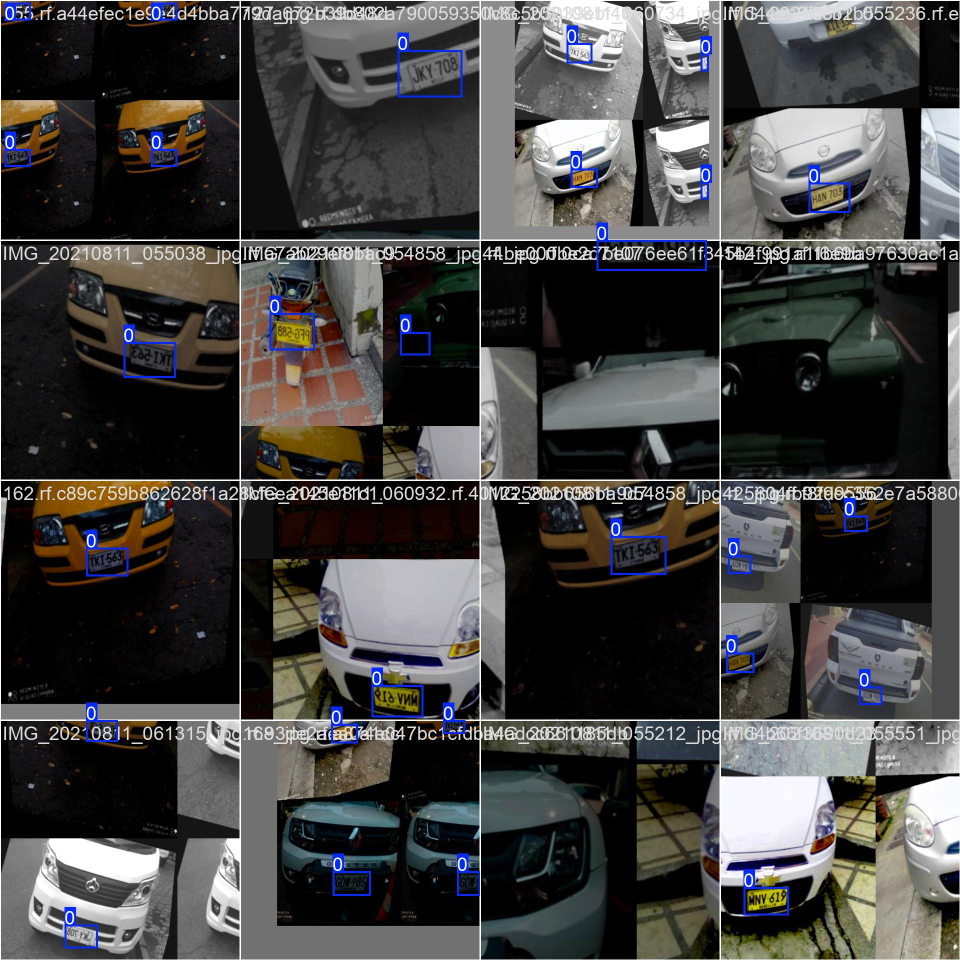
#> input picture runs/runs/detect/Localizacion placa colombiana yolov8n/train_batch0.jpg, 1920 x 1920 px (shown at 1/2 size)
$ python -i image_processing.py   (imports and definitions only)
#> lines starting #> are read from the running program, lines starting #| are printed output that depends on the picture; after the words box and inside, x2 and y2 are one past the last pixel; in counts of white or black regions, pixels touching at a corner belong together
#> further down, picture is the input picture: shape (1920, 1920, 3); mean B, G, R 66.2, 66.9, 67.8
import cv2
import numpy as np
import imutils
import matplotlib.pyplot as plt


class PlacaProcessor:
    """
    Clase para procesar imágenes de placas vehiculares. Permite detectar la placa,
    corregir la perspectiva y segmentar los caracteres.

    Atributos:
        img_size (int): Tamaño al que se redimensionarán los caracteres segmentados.
        debug (bool): Indica si se deben mostrar imágenes intermedias para depuración.
    """

    def __init__(self, img_size: int = 227, debug: bool = True):
        """
        Inicializa el procesador de placas.

        Args:
            img_size (int): Tamaño deseado de las imágenes de caracteres segmentados.
            debug (bool): Si es True, se mostrarán imágenes de depuración.
        """
        self.img_size = img_size
        self.debug = debug

    # [22 lines left out: function ordenar_puntos, not called in this run]

    def mostrar(self, img: np.ndarray, title: str = "", cmap=None) -> None:
        """
        Muestra una imagen utilizando Matplotlib si está habilitado el modo debug.

        Args:
            img (np.ndarray): Imagen a mostrar.
            title (str): Título de la imagen.
            cmap: Mapa de colores a usar (por ejemplo 'gray').
        """
        if self.debug:
            plt.figure(figsize=(10, 4))
            plt.title(title)
            if cmap:
                plt.imshow(img, cmap=cmap)
            else:
                plt.imshow(cv2.cvtColor(img, cv2.COLOR_BGR2RGB))
            plt.axis("off")
            plt.show()


    def detectar_y_corregir_placa(self, img: np.ndarray,
                                   width: int = 1280, height: int = 641) -> tuple[np.ndarray | None, np.ndarray | None]:
        """
        Detecta la región de una placa en la imagen y corrige su perspectiva.

        Args:
            img (np.ndarray): Imagen original BGR.
            width (int): Ancho deseado de la imagen corregida.
            height (int): Alto deseado de la imagen corregida.

        Returns:
            tuple: Imagen de la placa corregida y versión en escala de grises.
        """
#> called with width = 1280, height = 641
        hsv = cv2.cvtColor(img, cv2.COLOR_BGR2HSV)
#> hsv: shape (1920, 1920, 3); mean H, S, V 39.8, 52.6, 72.9
        gray = cv2.cvtColor(img, cv2.COLOR_BGR2GRAY)
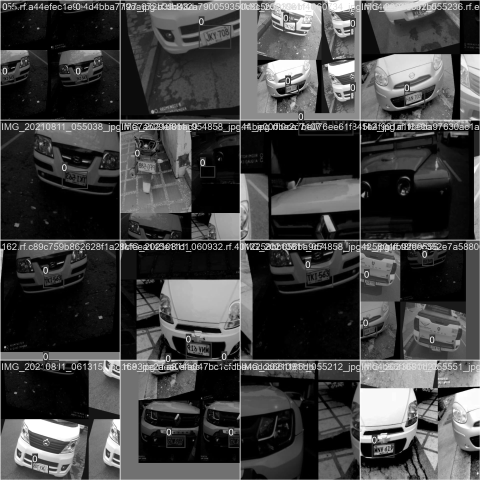
#> gray: shape (1920, 1920) (shown at 1/4 size); min 0, max 255, mean 67.1

        # Umbral para color amarillo típico de placas
        lower_yellow = np.array([15, 80, 80])
        upper_yellow = np.array([35, 255, 255])
        mask = cv2.inRange(hsv, lower_yellow, upper_yellow)
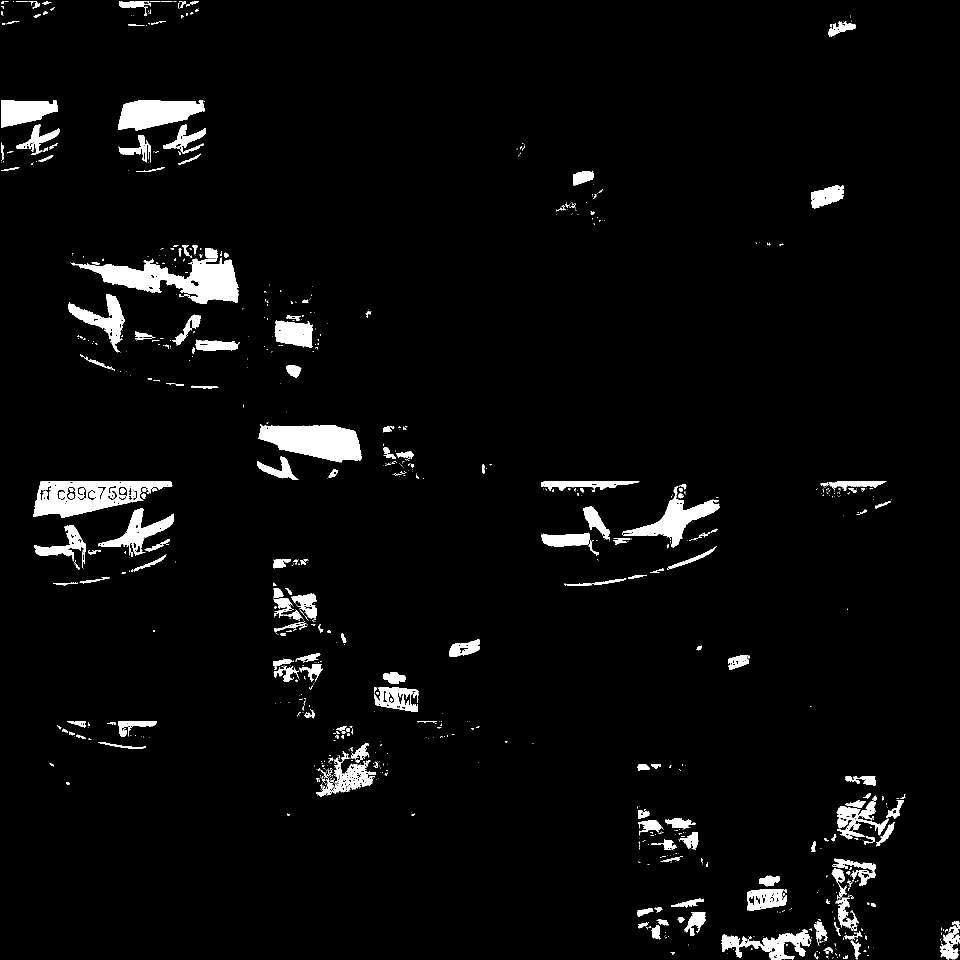
#> mask: shape (1920, 1920) (shown at 1/2 size); 3.8% white; 933 white regions (695 under 20 px), largest, box (x1, y1, x2, y2) and area: (152, 496, 476, 608) 14358, (67, 962, 345, 1036) 10871, (517, 848, 723, 925) 10825

        # Limpieza morfológica de la máscara
        kernel = cv2.getStructuringElement(cv2.MORPH_RECT, (5, 5))
        mask_clean = cv2.morphologyEx(mask, cv2.MORPH_CLOSE, kernel)
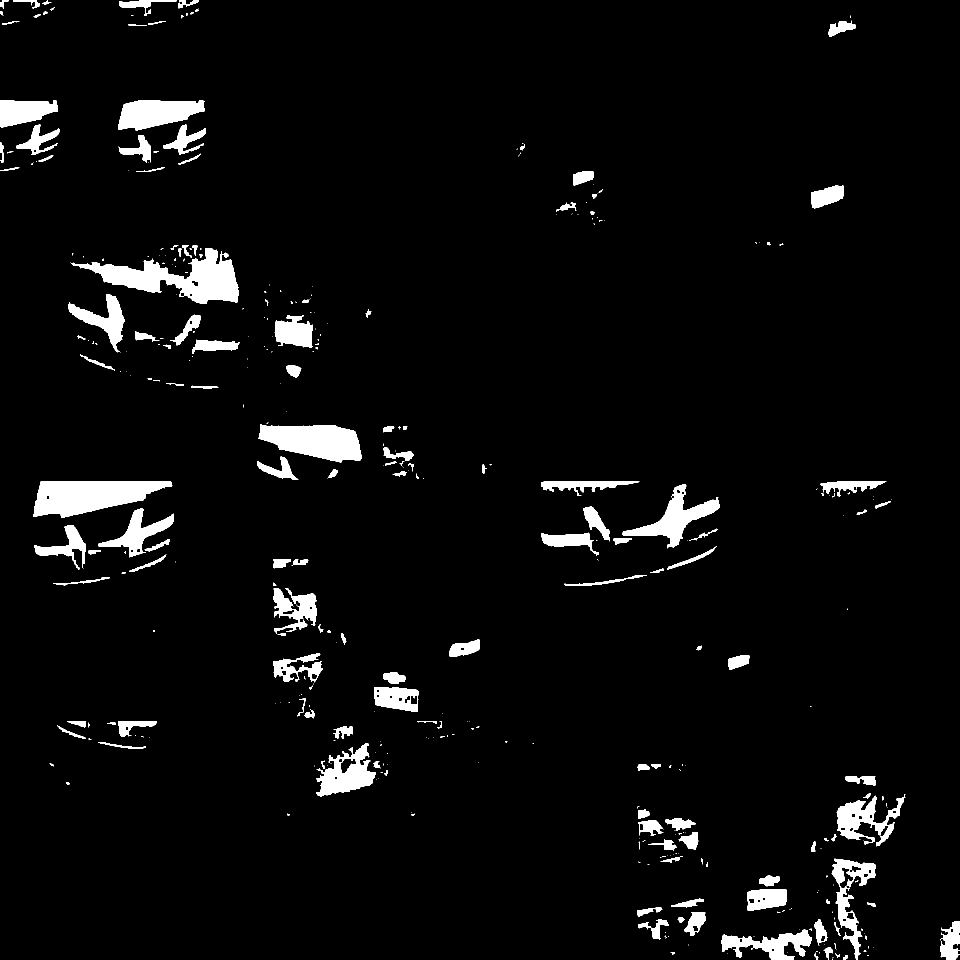
#> mask_clean: shape (1920, 1920) (shown at 1/2 size); 4.3% white; 395 white regions (234 under 20 px)
        self.mostrar(mask_clean, "Máscara Amarilla", cmap='gray')

        # Detección de contornos
        contours = imutils.grab_contours(
            cv2.findContours(mask_clean, cv2.RETR_EXTERNAL, cv2.CHAIN_APPROX_SIMPLE)
        )
#> contours = 395 contours, 263 with area under 20; largest, box (x1, y1, x2, y2) and area: (143, 496, 478, 608) 14782, (67, 962, 345, 1036) 13212, (517, 848, 723, 925) 10610, (236, 200, 410, 261) 7128, (1245, 968, 1439, 1097) 6764
        contours = sorted(contours, key=cv2.contourArea, reverse=True)[:10]
#> contours = 10 contours; largest, box (x1, y1, x2, y2) and area: (143, 496, 478, 608) 14782, (67, 962, 345, 1036) 13212, (517, 848, 723, 925) 10610, (236, 200, 410, 261) 7128, (1245, 968, 1439, 1097) 6764
        location = None

        for c in contours:
            approx = cv2.approxPolyDP(c, 0.02 * cv2.arcLength(c, True), True)
            x, y, w, h = cv2.boundingRect(approx)
            area = cv2.contourArea(c)
            aspect_ratio = w / float(h)
            rectangularidad = area / float(w * h)

            if rectangularidad >= 0.7 and len(approx) == 4 and 1.5 <= aspect_ratio <= 3.0:
                location = approx
                break
#> this loop made 10 passes
#> (x, y, w, h, area, aspect_ratio, rectangularidad) on passes 1, 3, 4, 5, 6, 7, 8, 9: (143, 497, 333, 107, 14782, 3.11, 0.415), (517, 850, 206, 75, 10610.5, 2.75, 0.687), (236, 202, 174, 58, 7128.5, 3, 0.706), (1245, 970, 193, 125, 6764.5, 1.54, 0.28), (632, 1487, 109, 101, 6460.5, 1.08, 0.587), (1674, 1588, 137, 104, 5310, 1.32, 0.373), (1669, 1717, 82, 203, 5238, 0.404, 0.315), (1444, 1859, 180, 61, 4762, 2.95, 0.434)

        if location is None:
            print("❌ No se encontró una placa.")
            return None, None

        # Transformación de perspectiva
        pts_src = self.ordenar_puntos(location.astype(np.int32))
        pts_dst = np.array([
            [0, 0],
            [width - 1, 0],
            [width - 1, height - 1],
            [0, height - 1]
        ], dtype="float32")

        M = cv2.getPerspectiveTransform(pts_src, pts_dst)
        warped = cv2.warpPerspective(img, M, (width, height))
        self.mostrar(warped, "Placa Corregida")

        return warped, gray


    # [46 lines left out: function segmentar_caracteres, not called in this run]

>>> import cv2
>>> picture = cv2.imread('runs/runs/detect/Localizacion placa colombiana yolov8n/train_batch0.jpg')
>>> result = PlacaProcessor().detectar_y_corregir_placa(picture)

$ run again, on runs/runs/detect/Localizacion placa colombiana yolov8n/train_batch1.jpg
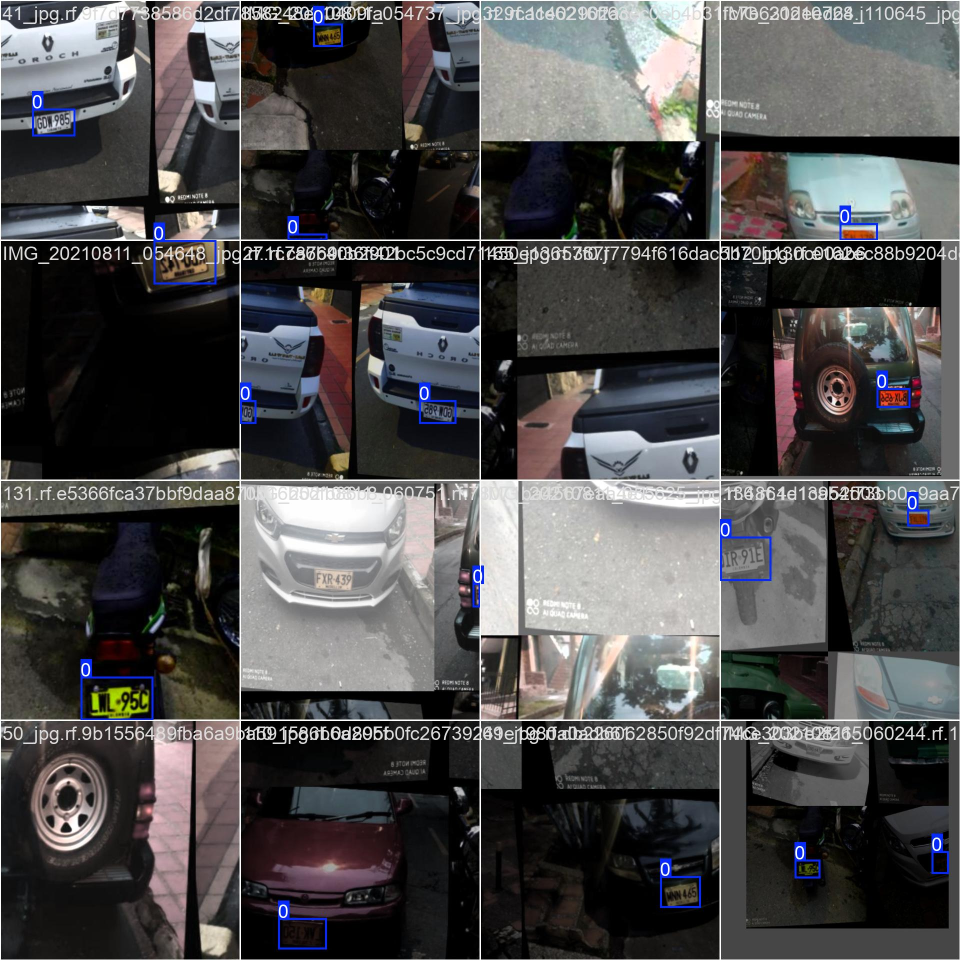
#> input picture runs/runs/detect/Localizacion placa colombiana yolov8n/train_batch1.jpg, 1920 x 1920 px (shown at 1/2 size)
#> picture is the input picture: shape (1920, 1920, 3); mean B, G, R 75.5, 74.9, 75.9
#> hsv: shape (1920, 1920, 3); mean H, S, V 51, 49.1, 81
#> in detectar_y_corregir_placa, `mask = cv2.inRange(hsv, lower_yellow, upper_yellow)`:
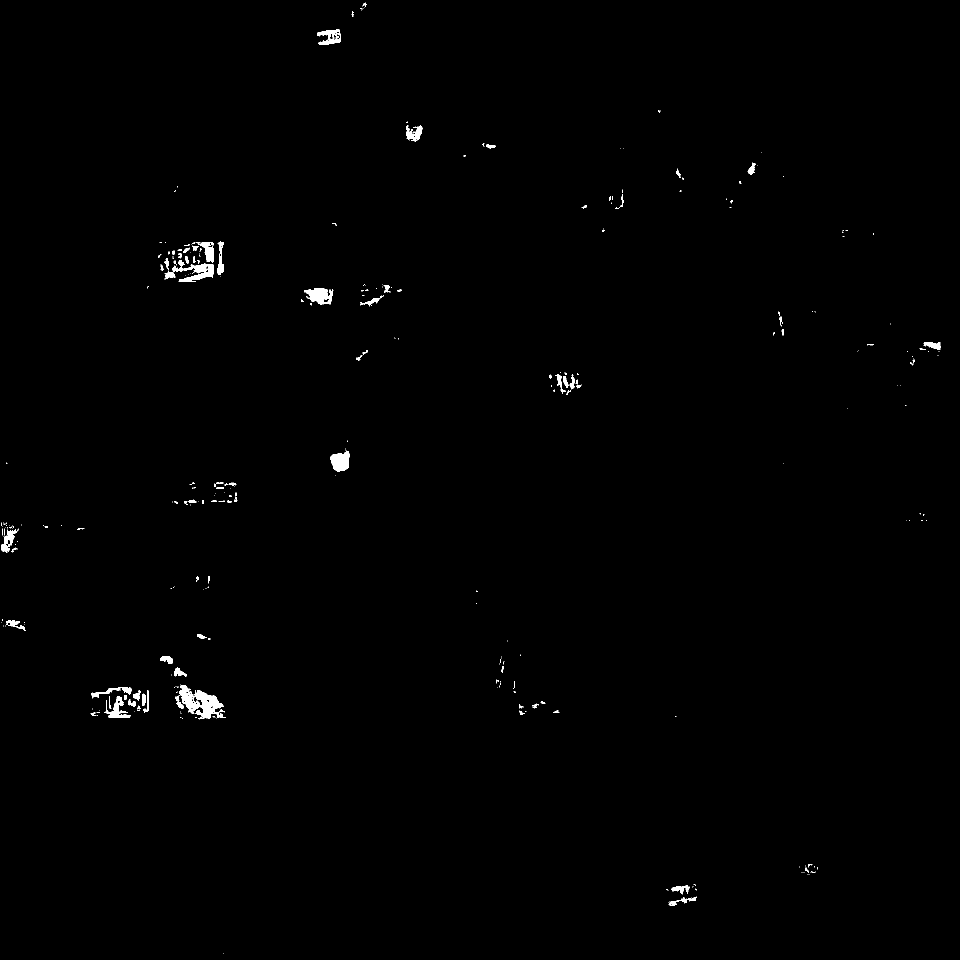
#> mask: shape (1920, 1920) (shown at 1/2 size); 0.51% white; 333 white regions (248 under 20 px), largest, box (x1, y1, x2, y2) and area: (351, 1369, 452, 1439) 3122, (331, 520, 427, 563) 1701, (608, 576, 667, 609) 1232
#> in detectar_y_corregir_placa, `mask_clean = cv2.morphologyEx(mask, cv2.MORPH_CLOSE, kernel)`:
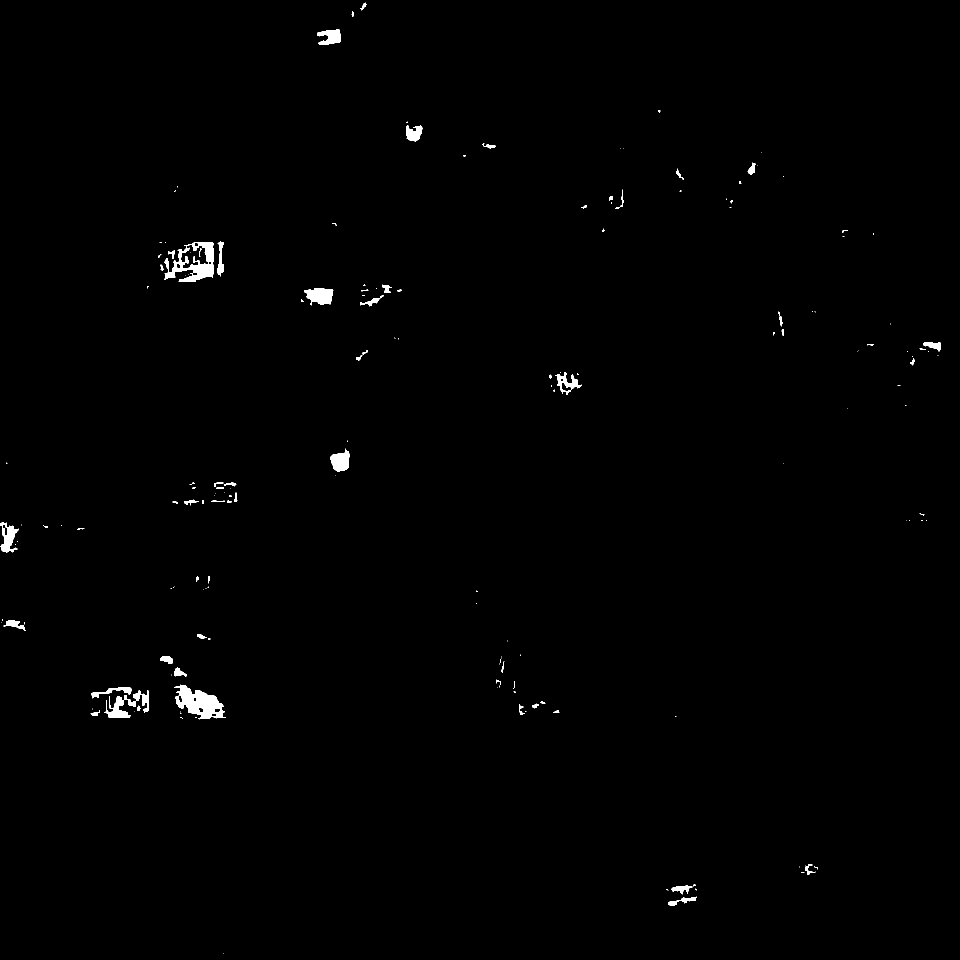
#> mask_clean: shape (1920, 1920) (shown at 1/2 size); 0.59% white; 180 white regions (112 under 20 px)
#> in detectar_y_corregir_placa, `contours = imutils.grab_contours( cv2.findContours(mask_clean, cv2.RET..`: contours = 178 contours, 125 with area under 20; largest, box (x1, y1, x2, y2) and area: (328, 485, 427, 563) 4782, (348, 1369, 452, 1439) 3778, (608, 576, 667, 611) 1320, (661, 897, 699, 944) 1126, (0, 1045, 38, 1105) 1113
#> in detectar_y_corregir_placa, `contours = sorted(contours, key=cv2.contourArea, reverse=True)[:10]`: contours = 10 contours; largest, box (x1, y1, x2, y2) and area: (328, 485, 427, 563) 4782, (348, 1369, 452, 1439) 3778, (608, 576, 667, 611) 1320, (661, 897, 699, 944) 1126, (0, 1045, 38, 1105) 1113
#> the loop in detectar_y_corregir_placa, `for c in contours:` made 10 passes
#> (x, y, w, h, area, aspect_ratio, rectangularidad) on passes 1 to 8: (329, 486, 98, 77, 4781.5, 1.27, 0.634), (348, 1370, 104, 69, 3778.5, 1.51, 0.527), (608, 579, 58, 32, 1320, 1.81, 0.711), (661, 897, 38, 47, 1125.5, 0.809, 0.63), (0, 1045, 38, 59, 1113, 0.644, 0.496), (635, 59, 45, 29, 872, 1.55, 0.668), (208, 1392, 52, 43, 850.5, 1.21, 0.38), (1111, 744, 53, 46, 715.5, 1.15, 0.293)
